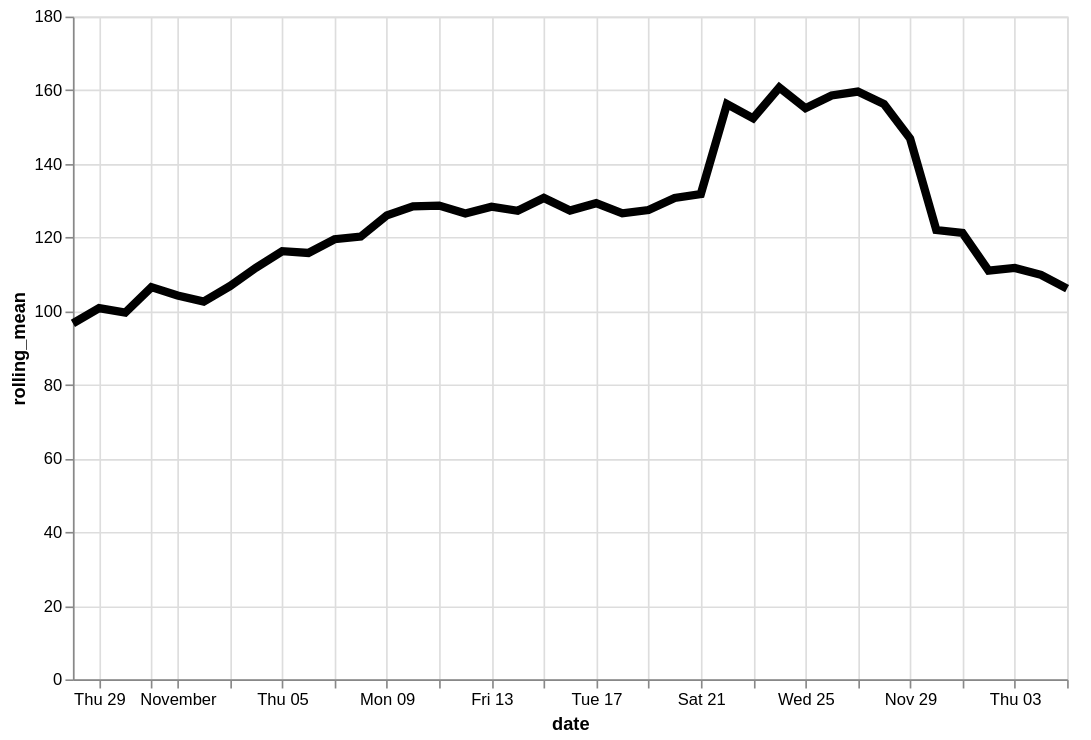

Specify this chart in Vega-Lite:
### Vega-Lite specification from a JSON file in a GitHub repository (floating-point values rounded to 4 significant figures)
{"config": {"view": {"continuousWidth": 400, "continuousHeight": 300}}, "data": {"name": "data-9b13ee5e486cfba308079ed633a9f974"}, "mark": {"type": "line", "color": "black", "size": 5}, "encoding": {"x": {"type": "temporal", "field": "date"}, "y": {"type": "quantitative", "field": "rolling_mean"}}, "height": 400, "transform": [{"window": [{"op": "mean", "field": "price", "as": "rolling_mean"}], "frame": [-4, 3]}], "width": 600, "$schema": "https://vega.github.io/schema/vega-lite/v4.8.1.json", "datasets": {"data-9b13ee5e486cfba308079ed633a9f974": [{"item": "Indoor Lighting & Fans", "date": "2020-10-28", "price": 110.8}, {"item": "Indoor Lighting & Fans", "date": "2020-10-29", "price": 77.85}, {"item": "Indoor Lighting & Fans", "date": "2020-10-30", "price": 83.85}, {"item": "Indoor Lighting & Fans", "date": "2020-10-31", "price": 114.1}, {"item": "Indoor Lighting & Fans", "date": "2020-11-01", "price": 117.5}, {"item": "Indoor Lighting & Fans", "date": "2020-11-02", "price": 93.42}, {"item": "Indoor Lighting & Fans", "date": "2020-11-03", "price": 148.0}, {"item": "Indoor Lighting & Fans", "date": "2020-11-04", "price": 88.5}, {"item": "Indoor Lighting & Fans", "date": "2020-11-05", "price": 97.5}, {"item": "Indoor Lighting & Fans", "date": "2020-11-06", "price": 111.4}, {"item": "Indoor Lighting & Fans", "date": "2020-11-07", "price": 123.9}, {"item": "Indoor Lighting & Fans", "date": "2020-11-08", "price": 150.2}, {"item": "Indoor Lighting & Fans", "date": "2020-11-09", "price": 113.5}, {"item": "Indoor Lighting & Fans", "date": "2020-11-10", "price": 123.3}, {"item": "Indoor Lighting & Fans", "date": "2020-11-11", "price": 153.7}, {"item": "Indoor Lighting & Fans", "date": "2020-11-12", "price": 134.7}, {"item": "Indoor Lighting & Fans", "date": "2020-11-13", "price": 117.1}, {"item": "Indoor Lighting & Fans", "date": "2020-11-14", "price": 112.9}, {"item": "Indoor Lighting & Fans", "date": "2020-11-15", "price": 106.8}, {"item": "Indoor Lighting & Fans", "date": "2020-11-16", "price": 165.0}, {"item": "Indoor Lighting & Fans", "date": "2020-11-17", "price": 104.7}, {"item": "Indoor Lighting & Fans", "date": "2020-11-18", "price": 151.1}, {"item": "Indoor Lighting & Fans", "date": "2020-11-19", "price": 126.2}, {"item": "Indoor Lighting & Fans", "date": "2020-11-20", "price": 150.7}, {"item": "Indoor Lighting & Fans", "date": "2020-11-21", "price": 95.16}, {"item": "Indoor Lighting & Fans", "date": "2020-11-22", "price": 120.1}, {"item": "Indoor Lighting & Fans", "date": "2020-11-23", "price": 133.0}, {"item": "Indoor Lighting & Fans", "date": "2020-11-24", "price": 173.5}, {"item": "Indoor Lighting & Fans", "date": "2020-11-25", "price": 300.3}, {"item": "Indoor Lighting & Fans", "date": "2020-11-26", "price": 120.1}, {"item": "Indoor Lighting & Fans", "date": "2020-11-27", "price": 192.9}, {"item": "Indoor Lighting & Fans", "date": "2020-11-28", "price": 105.9}, {"item": "Indoor Lighting & Fans", "date": "2020-11-29", "price": 122.9}, {"item": "Indoor Lighting & Fans", "date": "2020-11-30", "price": 128.6}, {"item": "Indoor Lighting & Fans", "date": "2020-12-01", "price": 106.1}, {"item": "Indoor Lighting & Fans", "date": "2020-12-02", "price": 98.36}, {"item": "Indoor Lighting & Fans", "date": "2020-12-03", "price": 101.5}, {"item": "Indoor Lighting & Fans", "date": "2020-12-04", "price": 113.8}, {"item": "Indoor Lighting & Fans", "date": "2020-12-05", "price": 110.9}]}}
